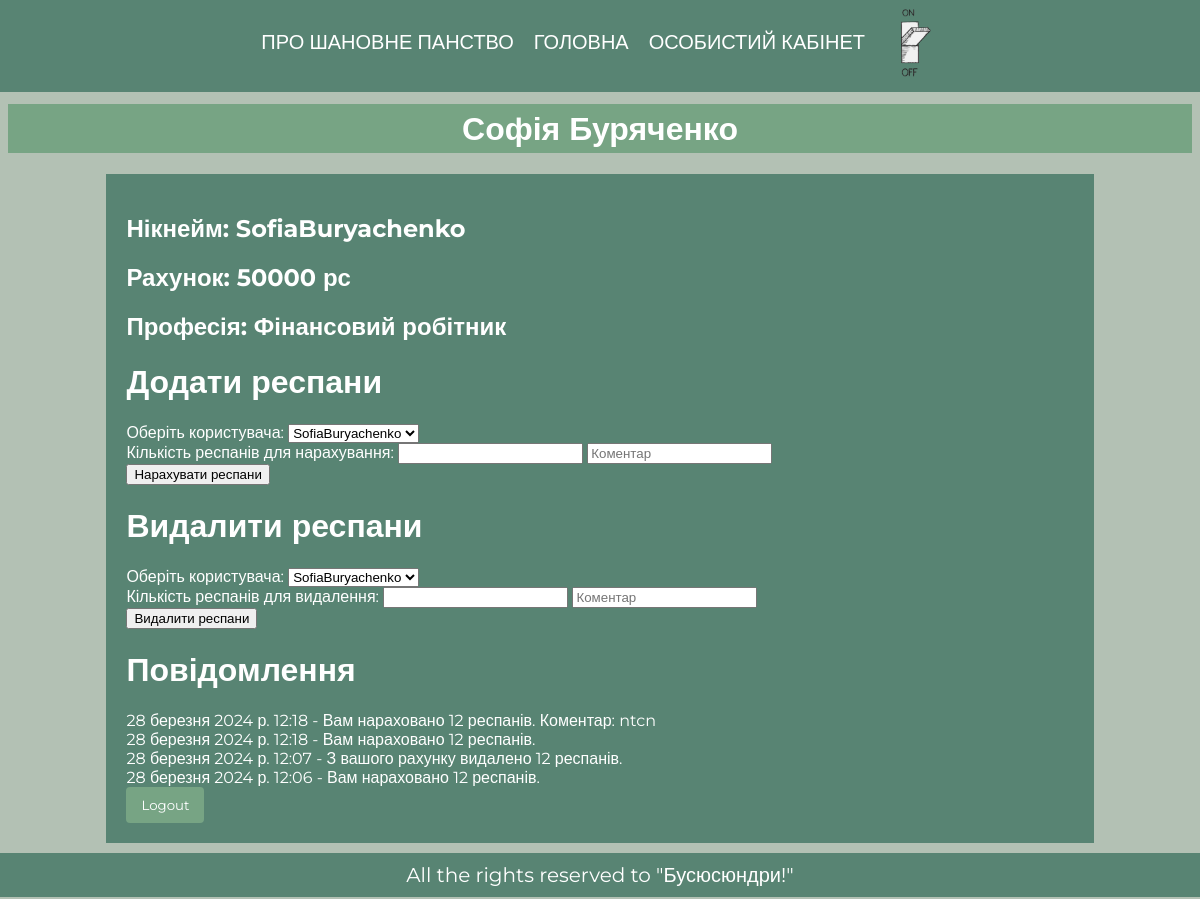
The page /profile (signed in) on the database its author committed.
### app/models.py (models this page shows, shortened)
class User(AbstractUser):
    money = models.IntegerField('Респани', blank=True, default=0)
    profession = models.CharField('професія', blank=False, max_length=50, default="Шановний Пан")
    date_birth = models.DateTimeField(blank=True, null=True, verbose_name="День народження")

class UserMessage(models.Model):
    user = models.ForeignKey(settings.AUTH_USER_MODEL, on_delete=models.CASCADE)
    message = models.TextField()
    created_at = models.DateTimeField(auto_now_add=True)

### app/views.py (the view)
# urls.py: path('profile', views.profile, name='profile'),
@login_required
def profile(request):
    user_messages = UserMessage.objects.filter(user=request.user).order_by('-created_at')
    users = User.objects.all()
    return render(request, 'app/profile.html', {'users': users, 'user_messages': user_messages})

### app/templates/app/profile.html (shortened to what this page needs)
{% extends 'app/base.html' %}
{% load static %}
{% block main %}
  <h1 class="name-surname">{{ user.first_name }} {{ user.last_name }}</h1>
  <div class="profile">
    <h2>Нікнейм: {{ user.username }}</h2>
    <h2>Рахунок: {{ user.money }} рс</h2>
    <h2>Професія: {{ user.profession }}</h2>
    {% if user.profession == 'Фінансовий робітник' %}
      <h1>Додати респани</h1>
      <form action="{% url 'add_respan' %}" method="POST">
        <label for="selected_user">Оберіть користувача:</label>
        <select name="selected_user" id="selected_user">
          {% for other_user in users %}
            <option value="{{ other_user.id }}">{{ other_user.username }}</option>
          {% endfor %}
        </select>
        <br>
        <label for="respan_amount">Кількість респанів для нарахування:</label>
        <input type="number" id="respan_amount" name="respan_amount" min="1" required>
        <input type="text" id="comment" name="comment" placeholder="Коментар">
        <br>
        <button type="submit">Нарахувати респани</button>
      </form>
      <h1>Видалити респани</h1>
      <form action="{% url 'remove_respan' %}" method="POST">
        <label for="selected_user">Оберіть користувача:</label>
        <select name="selected_user" id="selected_user">
          {% for other_user in users %}
            <option value="{{ other_user.id }}">{{ other_user.username }}</option>
          {% endfor %}
        </select>
        <br>
        <label for="respan_amount">Кількість респанів для видалення:</label>
        <input type="number" id="respan_amount" name="respan_amount" min="1" required>
        <input type="text" id="comment" name="comment" placeholder="Коментар">
        <br>
        <button type="submit">Видалити респани</button>
      </form>
    {% endif %}
    <h1>Повідомлення</h1>
    {% for message in user_messages %}
      <div class="user-message">
        {{ message.created_at }} - {{ message.message }}
      </div>
    {% endfor %}
    <button class="logout"onclick="location.href='{% url 'logout' %}?next=/profile'">Logout</button>
  </div>
{% endblock %}
{% block footer %}
All the rights reserved to "Бусюсюндри!"
{% endblock %}

### app/static/css/detail.css (style rules this page uses)
:root { --background-color: #f4f4f4; --text-color: #081B1C; --article-background: #f4f4f4; --article-border: 1px solid #ddd; --article-shadow: 0 0 10px rgba(0, 0, 0, 0.1); --article-title-color: #333; --article-text-color: #333; --pub-date-color: #777; --latest-comments-background: #f4f4f4; --latest-comments-border: 1px solid #ddd; --latest-comments-shadow: 0 0 10px rgba(0, 0, 0, 0.1); --author-name-color: #ffffff; --comment-text-color: #ffffff; --input-element-border: 1px solid #ccc; --input-button-bg: #77a484; --input-button-text-color: white; --comment-background: #77a484; }

### app/static/css/styles.css (style rules this page uses)
[data-theme="light"] { --background-color: var(--background-color-light); --text-color: var(--text-color-light); --link-color: var(--link-color-light); --header-background-color: var(--header-background-color-light); --book-color: var(--book-color-light); --busu-background: var(--busu-background-light); --background-color-menu: var(--background-color-menu-light); --background-color-menu-hover: var(--background-color-menu-hover-light); --background-image: var(--background-image-light); --input-button-bg: var(--input-button-bg-light); --input-button-text-color: var(--input-button-text-color-light); }
html { height: 100%; width: 100%; overflow-x: hidden; }
body { background-color: var(--background-color); color: var(--text-color); font-family: 'Montserrat', sans-serif; }
.profile { background-color: var(--book-color); width: 80%; padding: 20px; margin: 0 auto; }
.logout { background-color: var(--input-button-bg); color: var(--input-button-text-color); padding: 10px 15px; border: none; border-radius: 4px; cursor: pointer; font-family: 'Montserrat', sans-serif; }
.name-surname { text-align: center; background-color: var(--input-button-bg); padding: 5px; }

### rows shown on the page
User: first_name "Софія", last_name "Буряченко", username "SofiaBuryachenko", money "50000", profession "Фінансовий робітник"
UserMessage: created_at "28 березня 2024 р. 12:18", message "Вам нараховано 12 респанів. Коментар: ntcn"
UserMessage: created_at "28 березня 2024 р. 12:18", message "Вам нараховано 12 респанів."
UserMessage: created_at "28 березня 2024 р. 12:07", message "З вашого рахунку видалено 12 респанів."
UserMessage: created_at "28 березня 2024 р. 12:06", message "Вам нараховано 12 респанів."

### other values the page prints
form field selected_user "SofiaBuryachenko"
